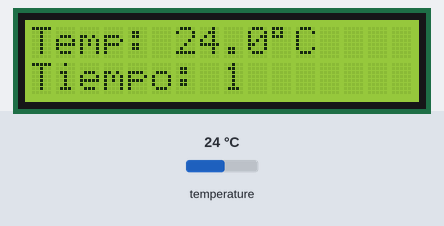
The sketch below on a simulated ESP32. On the bench: 16×2 character LCD. The test bench sets the inputs (shaded band); at power-on: temperature 24 °C. What the sketch prints to the serial monitor is not drawn.

Above: at 1.2 s.
1.3 s: temperature set to 12 °C
At 5.0 s:
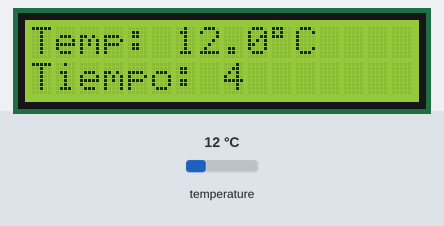
5.6 s: temperature set to 19 °C
At 7.7 s:
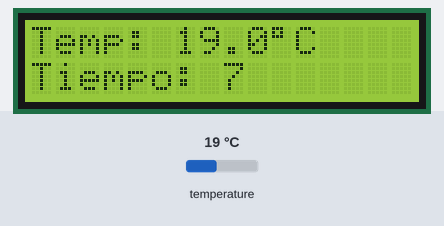
9.3 s: temperature set to 28 °C
At 13.2 s:
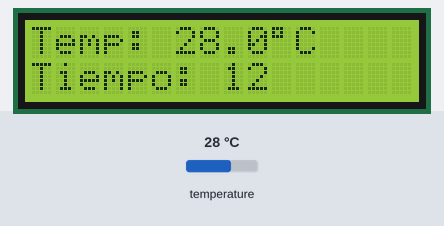
Timing chart, 0 to 14.7 s (numbered marks = the images above; inputs shaded):
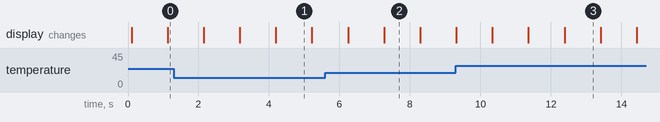

The sketch:

ArdTermo.ino
```cpp
#include <OneWire.h>
#include <DallasTemperature.h>
#include <Wire.h>
#include <LiquidCrystal_I2C.h>
#include <Arduino_FreeRTOS.h>

// LCD
LiquidCrystal_I2C lcd(0x27, 16, 2);

// Termocupla
#define PIN_DATOS 2

OneWire oneWireObjeto(PIN_DATOS);
DallasTemperature sensor(&oneWireObjeto);

float temperatura = 0.0;

// Prototipos
void TaskLeerSensor(void *pvParameters);
void TaskMostrarLCD(void *pvParameters);

void setup() {
  Serial.begin(115200); // Comunicación con ESP32

  sensor.begin();
  lcd.init();
  lcd.backlight();

  // Crear tareas
  xTaskCreate(TaskLeerSensor, "Sensor", 200, NULL, 2, NULL);
  xTaskCreate(TaskMostrarLCD, "LCD", 200, NULL, 1, NULL);
}

void loop() {
  // Vacío (todo lo maneja FreeRTOS)
}

// 🔹 Tarea 1: Leer sensor y enviar a ESP32
void TaskLeerSensor(void *pvParameters) {
  for (;;) {
    sensor.requestTemperatures();
    temperatura = sensor.getTempCByIndex(0);

    // Mostrar por serial para ESP32
    Serial.println(temperatura, 1);

    vTaskDelay(pdMS_TO_TICKS(2000));
  }
}

// 🔹 Tarea 2: Mostrar en LCD
void TaskMostrarLCD(void *pvParameters) {
  for (;;) {
    lcd.clear();
    lcd.setCursor(0, 0);
    lcd.print("Temp: ");
    lcd.print(temperatura, 1);
    lcd.write(223);
    lcd.print("C");

    lcd.setCursor(0, 1);
    lcd.print("Tiempo: ");
    lcd.print(millis() / 1000);

    vTaskDelay(pdMS_TO_TICKS(1000));
  }
}
```

Measured:
- what the display in image 1 shows lasts 1.0 s, from 4.2 s to 5.2 s
